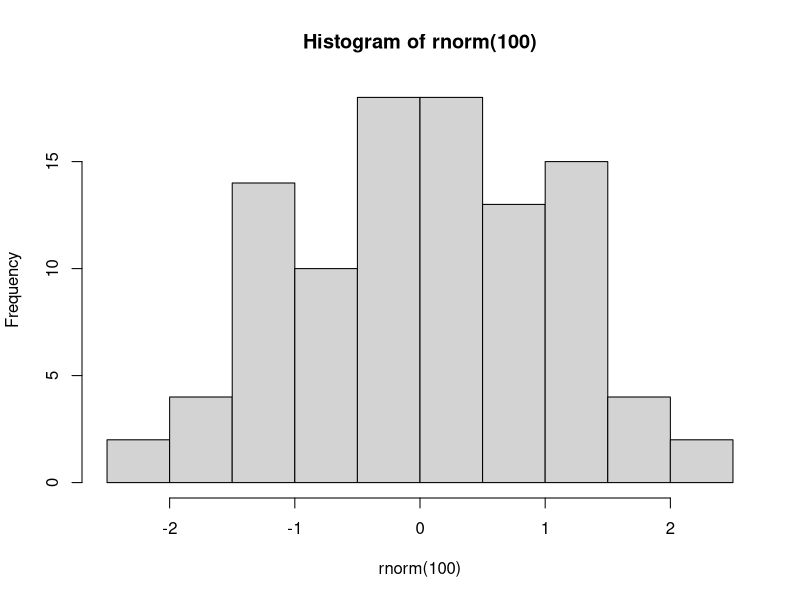

Write R code to recreate this figure.
## ---- chunk 1
#| include: false

# figure options
knitr::opts_chunk$set(
  fig.width = 10, fig.asp = 0.618,
  fig.retina = 3, dpi = 300, fig.align = "center"
)
## ---- chunk 2
#| echo: fenced

hist(rnorm(100))
